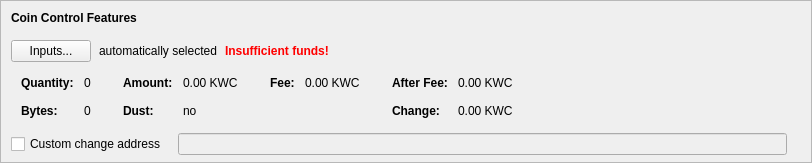
    <widget class="QFrame" name="frameCoinControl">
     <property name="sizePolicy">
      <sizepolicy hsizetype="Expanding" vsizetype="Expanding">
       <horstretch>0</horstretch>
       <verstretch>0</verstretch>
      </sizepolicy>
     </property>
     <property name="maximumSize">
      <size>
       <width>16777215</width>
       <height>16777215</height>
      </size>
     </property>
     <property name="frameShape">
      <enum>QFrame::StyledPanel</enum>
     </property>
     <property name="frameShadow">
      <enum>QFrame::Sunken</enum>
     </property>
     <layout class="QVBoxLayout" name="verticalLayoutCoinControl2">
      <property name="spacing">
       <number>0</number>
      </property>
      <property name="leftMargin">
       <number>0</number>
      </property>
      <property name="topMargin">
       <number>0</number>
      </property>
      <property name="rightMargin">
       <number>0</number>
      </property>
      <property name="bottomMargin">
       <number>6</number>
      </property>
      <item>
       <layout class="QVBoxLayout" name="verticalLayoutCoinControl" stretch="0,0,0,0,1">
        <property name="spacing">
         <number>0</number>
        </property>
        <property name="leftMargin">
         <number>10</number>
        </property>
        <property name="topMargin">
         <number>10</number>
        </property>
        <item>
         <layout class="QHBoxLayout" name="horizontalLayoutCoinControl1">
          <property name="bottomMargin">
           <number>15</number>
          </property>
          <item>
           <widget class="QLabel" name="labelCoinControlFeatures">
            <property name="sizePolicy">
             <sizepolicy hsizetype="Preferred" vsizetype="Maximum">
              <horstretch>0</horstretch>
              <verstretch>0</verstretch>
             </sizepolicy>
            </property>
            <property name="font">
             <font>
              <weight>75</weight>
              <bold>true</bold>
             </font>
            </property>
            <property name="styleSheet">
             <string notr="true">font-weight:bold;</string>
            </property>
            <property name="text">
             <string>Coin Control Features</string>
            </property>
           </widget>
          </item>
         </layout>
        </item>
        <item>
         <layout class="QHBoxLayout" name="horizontalLayoutCoinControl2" stretch="0,0,0,0">
          <property name="spacing">
           <number>8</number>
          </property>
          <property name="bottomMargin">
           <number>10</number>
          </property>
          <item>
           <widget class="QPushButton" name="pushButtonCoinControl">
            <property name="styleSheet">
             <string notr="true"/>
            </property>
            <property name="text">
             <string>Inputs...</string>
            </property>
            <property name="autoDefault">
             <bool>false</bool>
            </property>
           </widget>
          </item>
          <item>
           <widget class="QLabel" name="labelCoinControlAutomaticallySelected">
            <property name="text">
             <string>automatically selected</string>
            </property>
            <property name="margin">
             <number>5</number>
            </property>
           </widget>
          </item>
          <item>
           <widget class="QLabel" name="labelCoinControlInsuffFunds">
            <property name="font">
             <font>
              <weight>75</weight>
              <bold>true</bold>
             </font>
            </property>
            <property name="styleSheet">
             <string notr="true">color:red;font-weight:bold;</string>
            </property>
            <property name="text">
             <string>Insufficient funds!</string>
            </property>
            <property name="margin">
             <number>5</number>
            </property>
           </widget>
          </item>
          <item>
           <spacer name="horizontalSpacerCoinControl">
            <property name="orientation">
             <enum>Qt::Horizontal</enum>
            </property>
            <property name="sizeHint" stdset="0">
             <size>
              <width>40</width>
              <height>1</height>
             </size>
            </property>
           </spacer>
          </item>
         </layout>
        </item>
        <item>
         <widget class="QWidget" name="widgetCoinControl" native="true">
          <property name="sizePolicy">
           <sizepolicy hsizetype="Preferred" vsizetype="Preferred">
            <horstretch>0</horstretch>
            <verstretch>0</verstretch>
           </sizepolicy>
          </property>
          <property name="minimumSize">
           <size>
            <width>0</width>
            <height>0</height>
           </size>
          </property>
          <property name="styleSheet">
           <string notr="true"/>
          </property>
          <layout class="QHBoxLayout" name="horizontalLayoutCoinControl5">
           <property name="leftMargin">
            <number>0</number>
           </property>
           <property name="topMargin">
            <number>0</number>
           </property>
           <property name="rightMargin">
            <number>0</number>
           </property>
           <property name="bottomMargin">
            <number>0</number>
           </property>
           <item>
            <layout class="QHBoxLayout" name="horizontalLayoutCoinControl3" stretch="0,0,0,1">
             <property name="spacing">
              <number>20</number>
             </property>
             <property name="topMargin">
              <number>0</number>
             </property>
             <property name="bottomMargin">
              <number>10</number>
             </property>
             <item>
              <layout class="QFormLayout" name="formLayoutCoinControl1">
               <property name="horizontalSpacing">
                <number>10</number>
               </property>
               <property name="verticalSpacing">
                <number>14</number>
               </property>
               <property name="leftMargin">
                <number>10</number>
               </property>
               <property name="topMargin">
                <number>4</number>
               </property>
               <property name="rightMargin">
                <number>6</number>
               </property>
               <item row="0" column="0">
                <widget class="QLabel" name="labelCoinControlQuantityText">
                 <property name="font">
                  <font>
                   <weight>75</weight>
                   <bold>true</bold>
                  </font>
                 </property>
                 <property name="text">
                  <string>Quantity:</string>
                 </property>
                 <property name="margin">
                  <number>0</number>
                 </property>
                </widget>
               </item>
               <item row="0" column="1">
                <widget class="QLabel" name="labelCoinControlQuantity">
                 <property name="cursor">
                  <cursorShape>IBeamCursor</cursorShape>
                 </property>
                 <property name="contextMenuPolicy">
                  <enum>Qt::ActionsContextMenu</enum>
                 </property>
                 <property name="text">
                  <string notr="true">0</string>
                 </property>
                 <property name="margin">
                  <number>0</number>
                 </property>
                 <property name="textInteractionFlags">
                  <set>Qt::LinksAccessibleByMouse|Qt::TextSelectableByKeyboard|Qt::TextSelectableByMouse</set>
                 </property>
                </widget>
               </item>
               <item row="1" column="0">
                <widget class="QLabel" name="labelCoinControlBytesText">
                 <property name="font">
                  <font>
                   <weight>75</weight>
                   <bold>true</bold>
                  </font>
                 </property>
                 <property name="text">
                  <string>Bytes:</string>
                 </property>
                </widget>
               </item>
               <item row="1" column="1">
                <widget class="QLabel" name="labelCoinControlBytes">
                 <property name="cursor">
                  <cursorShape>IBeamCursor</cursorShape>
                 </property>
                 <property name="contextMenuPolicy">
                  <enum>Qt::ActionsContextMenu</enum>
                 </property>
                 <property name="text">
                  <string notr="true">0</string>
                 </property>
                 <property name="textInteractionFlags">
                  <set>Qt::LinksAccessibleByMouse|Qt::TextSelectableByKeyboard|Qt::TextSelectableByMouse</set>
                 </property>
                </widget>
               </item>
              </layout>
             </item>
             <item>
              <layout class="QFormLayout" name="formLayoutCoinControl2">
               <property name="horizontalSpacing">
                <number>10</number>
               </property>
               <property name="verticalSpacing">
                <number>14</number>
               </property>
               <property name="leftMargin">
                <number>6</number>
               </property>
               <property name="topMargin">
                <number>4</number>
               </property>
               <property name="rightMargin">
                <number>6</number>
               </property>
               <item row="0" column="0">
                <widget class="QLabel" name="labelCoinControlAmountText">
                 <property name="font">
                  <font>
                   <weight>75</weight>
                   <bold>true</bold>
                  </font>
                 </property>
                 <property name="text">
                  <string>Amount:</string>
                 </property>
                 <property name="margin">
                  <number>0</number>
                 </property>
                </widget>
               </item>
               <item row="0" column="1">
                <widget class="QLabel" name="labelCoinControlAmount">
                 <property name="cursor">
                  <cursorShape>IBeamCursor</cursorShape>
                 </property>
                 <property name="contextMenuPolicy">
                  <enum>Qt::ActionsContextMenu</enum>
                 </property>
                 <property name="text">
                  <string notr="true">0.00 KWC</string>
                 </property>
                 <property name="textInteractionFlags">
                  <set>Qt::LinksAccessibleByMouse|Qt::TextSelectableByKeyboard|Qt::TextSelectableByMouse</set>
                 </property>
                </widget>
               </item>
               <item row="1" column="0">
                <widget class="QLabel" name="labelCoinControlLowOutputText">
                 <property name="font">
                  <font>
                   <weight>75</weight>
                   <bold>true</bold>
                  </font>
                 </property>
                 <property name="text">
                  <string>Dust:</string>
                 </property>
                </widget>
               </item>
               <item row="1" column="1">
                <widget class="QLabel" name="labelCoinControlLowOutput">
                 <property name="cursor">
                  <cursorShape>IBeamCursor</cursorShape>
                 </property>
                 <property name="contextMenuPolicy">
                  <enum>Qt::ActionsContextMenu</enum>
                 </property>
                 <property name="text">
                  <string notr="true">no</string>
                 </property>
                 <property name="textInteractionFlags">
                  <set>Qt::LinksAccessibleByMouse|Qt::TextSelectableByKeyboard|Qt::TextSelectableByMouse</set>
                 </property>
                </widget>
               </item>
              </layout>
             </item>
             <item>
              <layout class="QFormLayout" name="formLayoutCoinControl3">
               <property name="horizontalSpacing">
                <number>10</number>
               </property>
               <property name="verticalSpacing">
                <number>14</number>
               </property>
               <property name="leftMargin">
                <number>6</number>
               </property>
               <property name="topMargin">
                <number>4</number>
               </property>
               <property name="rightMargin">
                <number>6</number>
               </property>
               <item row="0" column="0">
                <widget class="QLabel" name="labelCoinControlFeeText">
                 <property name="font">
                  <font>
                   <weight>75</weight>
                   <bold>true</bold>
                  </font>
                 </property>
                 <property name="text">
                  <string>Fee:</string>
                 </property>
                 <property name="margin">
                  <number>0</number>
                 </property>
                </widget>
               </item>
               <item row="0" column="1">
                <widget class="QLabel" name="labelCoinControlFee">
                 <property name="cursor">
                  <cursorShape>IBeamCursor</cursorShape>
                 </property>
                 <property name="contextMenuPolicy">
                  <enum>Qt::ActionsContextMenu</enum>
                 </property>
                 <property name="text">
                  <string notr="true">0.00 KWC</string>
                 </property>
                 <property name="textInteractionFlags">
                  <set>Qt::LinksAccessibleByMouse|Qt::TextSelectableByKeyboard|Qt::TextSelectableByMouse</set>
                 </property>
                </widget>
               </item>
              </layout>
             </item>
             <item>
              <layout class="QFormLayout" name="formLayoutCoinControl4">
               <property name="horizontalSpacing">
                <number>10</number>
               </property>
               <property name="verticalSpacing">
                <number>14</number>
               </property>
               <property name="leftMargin">
                <number>6</number>
               </property>
               <property name="topMargin">
                <number>4</number>
               </property>
               <property name="rightMargin">
                <number>6</number>
               </property>
               <item row="0" column="0">
                <widget class="QLabel" name="labelCoinControlAfterFeeText">
                 <property name="font">
                  <font>
                   <weight>75</weight>
                   <bold>true</bold>
                  </font>
                 </property>
                 <property name="text">
                  <string>After Fee:</string>
                 </property>
                 <property name="margin">
                  <number>0</number>
                 </property>
                </widget>
               </item>
               <item row="0" column="1">
                <widget class="QLabel" name="labelCoinControlAfterFee">
                 <property name="cursor">
                  <cursorShape>IBeamCursor</cursorShape>
                 </property>
                 <property name="contextMenuPolicy">
                  <enum>Qt::ActionsContextMenu</enum>
                 </property>
                 <property name="text">
                  <string notr="true">0.00 KWC</string>
                 </property>
                 <property name="textInteractionFlags">
                  <set>Qt::LinksAccessibleByMouse|Qt::TextSelectableByKeyboard|Qt::TextSelectableByMouse</set>
                 </property>
                </widget>
               </item>
               <item row="1" column="0">
                <widget class="QLabel" name="labelCoinControlChangeText">
                 <property name="font">
                  <font>
                   <weight>75</weight>
                   <bold>true</bold>
                  </font>
                 </property>
                 <property name="text">
                  <string>Change:</string>
                 </property>
                </widget>
               </item>
               <item row="1" column="1">
                <widget class="QLabel" name="labelCoinControlChange">
                 <property name="cursor">
                  <cursorShape>IBeamCursor</cursorShape>
                 </property>
                 <property name="contextMenuPolicy">
                  <enum>Qt::ActionsContextMenu</enum>
                 </property>
                 <property name="text">
                  <string notr="true">0.00 KWC</string>
                 </property>
                 <property name="textInteractionFlags">
                  <set>Qt::LinksAccessibleByMouse|Qt::TextSelectableByKeyboard|Qt::TextSelectableByMouse</set>
                 </property>
                </widget>
               </item>
              </layout>
             </item>
            </layout>
           </item>
          </layout>
         </widget>
        </item>
        <item>
         <layout class="QHBoxLayout" name="horizontalLayoutCoinControl4" stretch="0,0,0">
          <property name="spacing">
           <number>12</number>
          </property>
          <property name="sizeConstraint">
           <enum>QLayout::SetDefaultConstraint</enum>
          </property>
          <property name="topMargin">
           <number>5</number>
          </property>
          <property name="rightMargin">
           <number>5</number>
          </property>
          <item>
           <widget class="QCheckBox" name="checkBoxCoinControlChange">
            <property name="toolTip">
             <string>If this is activated, but the change address is empty or invalid, change will be sent to a newly generated address.</string>
            </property>
            <property name="text">
             <string>Custom change address</string>
            </property>
           </widget>
          </item>
          <item>
           <widget class="QValidatedLineEdit" name="lineEditCoinControlChange">
            <property name="enabled">
             <bool>false</bool>
            </property>
            <property name="sizePolicy">
             <sizepolicy hsizetype="Expanding" vsizetype="Fixed">
              <horstretch>0</horstretch>
              <verstretch>0</verstretch>
             </sizepolicy>
            </property>
           </widget>
          </item>
          <item>
           <widget class="QLabel" name="labelCoinControlChangeLabel">
            <property name="sizePolicy">
             <sizepolicy hsizetype="Preferred" vsizetype="Expanding">
              <horstretch>0</horstretch>
              <verstretch>0</verstretch>
             </sizepolicy>
            </property>
            <property name="minimumSize">
             <size>
              <width>0</width>
              <height>0</height>
             </size>
            </property>
            <property name="text">
             <string/>
            </property>
            <property name="margin">
             <number>3</number>
            </property>
           </widget>
          </item>
         </layout>
        </item>
        <item>
         <spacer name="verticalSpacerCoinControl">
          <property name="orientation">
           <enum>Qt::Vertical</enum>
          </property>
          <property name="sizeHint" stdset="0">
           <size>
            <width>800</width>
            <height>1</height>
           </size>
          </property>
         </spacer>
        </item>
       </layout>
      </item>
     </layout>
    </widget>
